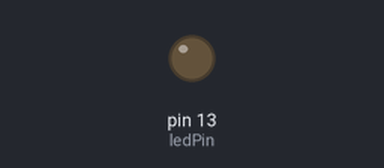
Bench run of a sketch on a simulated Arduino Uno, built with avr-gcc and run on an emulated ATmega328P. Shown: output pins drawn as LEDs (lit = HIGH).

Above: at 0.6 s.
At 2.6 s:
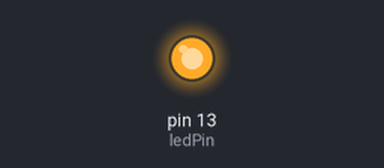
Timing chart, 0 to 6.8 s (numbered marks = the images above):
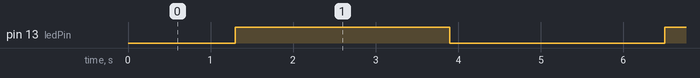

Measured:
- by itself, pin 13 (ledPin): alternates HIGH for 2.6 s and LOW for 2.6 s

The sketch:

led_blink_analogwrite.ino
```cpp
// 서서히 밝고 어두워지는 led 반복 점멸

int ledPin=13; // 전역변수 선언. ledPin을 13번 핀으로 초기화

void setup() {
  pinMode(ledPin,OUTPUT); // 핀 제어 - 13번의 LED를 출력
}

void loop() {

 // 밝기 0에서 255로 5씩 증가하면서 led on 되기를 반복
 for(int fadeValue=0; fadeValue<=255;fadeValue+=5){
  analogWrite(ledPin, fadeValue); // 밝기에 해당하는 아날로그 값을(PWM wave) led핀에 출력
  delay(50);
 }
  // 밝기 255에서 0으로 5씩 감소하면서 led on 되기를 반복
  for (int fadeValue=255; fadeValue>=0; fadeValue-=5){
    analogWrite(ledPin, fadeValue);
    delay(50);
  }
}
```
